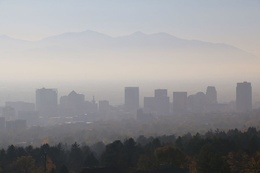
%> input picture code/dehaze_01.jpg, 260 x 173 px, shrunk from 1200 x 800 before the run
$ octave run_this.m   (GNU Octave 9; MATLAB toolbox functions it lacks are replaced by stand-ins)
%> lines starting %> are read from the running program, lines starting %| are printed output that depends on the picture; in (x1, y1, x2, y2) boxes, pixels count from 0 and x2, y2 are one past the last pixel; in counts of white or black regions, pixels touching at a corner belong together; the program's own positions count from 1
### code/dehaze.m
function [radiance] = dehaze( image, omega, w_size )
%Generalized method to get haze
%inputs:
%   - image: original image
%   - omega: application variable
%   - w_size: window size

if ~exist('omega', 'var')       %set omega initial value as 0.95
    omega = 0.95;
end

if ~exist('w_size', 'var')      %set window size initial value as 1
    w_size = 1;
end

[m, n, ~] = size(image);

dark_channel = get_dark_channel(image, w_size);     %Step1: get dark channel

atmosphere = get_atmosphere(image, dark_channel);   %Step1.5: get the atmosphere

depth_est = get_depth_estimate(image, atmosphere, omega, w_size);   %Step 2: estimate depth level

x = guided_filter(rgb2gray(image), depth_est, 15, 0.001);   %Step 3: Implemeting guided filter

depth = reshape(x, m, n);

radiance = get_radiance(image, depth, atmosphere);  %Last step: get radiance

end

### code/get_dark_channel.m
function dark_channel = get_dark_channel(image, w_size)
%inputs: original image and window size
%output: image of the dark channel

[x, y, ~] = size(image);        %size of the image

pad_size = floor(w_size/2);     %pad size using value of window size

padded_image = padarray(image, [pad_size pad_size], Inf);   %pad the image according to pad size

dark_channel = zeros(x, y);

%For every pixel(i,j) in the image, find out the darkest point within the
%range of (i ± window size, j ± window size)
for j = 1 : x
    for i = 1 : y
        patch = padded_image(j : j + (w_size-1), i : i + (w_size-1), :);
        dark_channel(j,i) = min(patch(:));
     end
end

end

### code/get_atmosphere.m
function atmosphere = get_atmosphere(image, dark_channel)
%inputs: original image and window size, image of the dark channel
%outputs: image of the atmosphere using dark channel

[m, n, ~] = size(image);
n_pixels = m * n;

n_search_pixels = floor(n_pixels * 0.01);

dark_vec = reshape(dark_channel, n_pixels, 1);

image_vec = reshape(image, n_pixels, 3);

[~, indices] = sort(dark_vec, 'descend');

accumulator = zeros(1, 3);

for k = 1 : n_search_pixels
    accumulator = accumulator + image_vec(indices(k),:);
end

atmosphere = accumulator / n_search_pixels;

end

### code/get_depth_estimate.m
function depth_est = get_depth_estimate(image, atmosphere, omega, w_size)
%   - original image: image
%   - result get from get_atmosphere: atmosphere
%   - software variable: omega
%   - window size: w_size

[m, n, ~] = size(image);

rep_atmosphere = repmat(reshape(atmosphere, [1, 1, 3]), m, n);

depth_est = 1 - omega * get_dark_channel( image ./ rep_atmosphere, w_size);

end

### code/guided_filter.m
function q = guided_filter(guide, target, radius, eps)

% Algorithm used from "Fast Guided Filter" (Algorithm 1)
% Cited: arXiv:1505.00996v1 [cs.CV]
%   - guidance image: guide (should be a gray-scale image)
%   - filtering input image: target (should be a gray-scale image)
%   - window radius: radius
%   - regularization parameter: eps

[h, w] = size(guide);

avg = window_sum_filter(ones(h, w), radius);

mean_g = window_sum_filter(guide, radius) ./ avg;
mean_t = window_sum_filter(target, radius) ./ avg;

corr_gg = window_sum_filter(guide .* guide, radius) ./ avg;
corr_gt = window_sum_filter(guide .* target, radius) ./ avg;

var_g = corr_gg - mean_g .* mean_g;
cov_gt = corr_gt - mean_g .* mean_t;

a = cov_gt ./ (var_g + eps);
b = mean_t - a .* mean_g;

mean_a = window_sum_filter(a, radius) ./ avg;
mean_b = window_sum_filter(b, radius) ./ avg;

q = mean_a .* guide + mean_b;

end

### code/window_sum_filter.m
function sum_img = window_sum_filter(image, r)
%helper function used to creates and sum up filters

[h, w] = size(image);
sum_img = zeros(size(image));

% y axis
im_cum = cumsum(image, 1);

sum_img(1:r+1, :) = im_cum(1+r:2*r+1, :);
sum_img(r+2:h-r, :) = im_cum(2*r+2:h, :) - im_cum(1:h-2*r-1, :);
sum_img(h-r+1:h, :) = repmat(im_cum(h, :), [r, 1]) - im_cum(h-2*r:h-r-1, :);

% x axis
im_cum = cumsum(sum_img, 2);

sum_img(:, 1:r+1) = im_cum(:, 1+r:2*r+1);
sum_img(:, r+2:w-r) = im_cum(:, 2*r+2:w) - im_cum(:, 1:w-2*r-1);
sum_img(:, w-r+1:w) = repmat(im_cum(:, w), [1, r]) - im_cum(:, w-2*r:w-r-1);

end

### code/get_radiance.m
function radiance = get_radiance(image, depth, atmosphere)
%inputs: improved image, depth level and atmosphere
%output: radiance of the image

[m, n, ~] = size(image);

rep_atmosphere = repmat(reshape(atmosphere, [1, 1, 3]), m, n);

max_transmission = repmat(max(depth, 0.1), [1, 1, 3]);

radiance = ((image - rep_atmosphere) ./ max_transmission) + rep_atmosphere;

end

### code/run_this.m
image = double(imread('dehaze_01.jpg'))/255;

image = imresize(image, 0.8);
%> image: size 139x208x3 double

result = dehaze(image, 0.95, 1);
%> after the loop in get_dark_channel, `for j = 1 : x`:
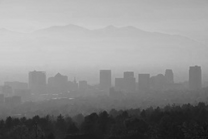
%> dark_channel: size 139x208 double; min 0.0667, max 0.823, mean 0.557
%> the loop in get_atmosphere, `for k = 1 : n_search_pixels` made 289 passes
%> accumulator on passes 1 to 3: [0.843 0.827 0.823], [1.67 1.65 1.65], [2.5 2.47 2.48]
%> after the loop in get_atmosphere, `for k = 1 : n_search_pixels`: accumulator = [238.5 236.6 236.1]
%> in get_atmosphere, `atmosphere = accumulator / n_search_pixels;`: atmosphere = [0.825 0.819 0.817]
%> in window_sum_filter, `sum_img(:, w-r+1:w) = repmat(im_cum(:, w), [1, r]) - im_cum(:, w-2*r:w..`: sum_img: size 139x208 double; min 256, max 961, mean 873.7
%> in window_sum_filter (call 2), `sum_img(h-r+1:h, :) = repmat(im_cum(h, :), [r, 1]) - im_cum(h-2*r:h-r-..`: sum_img: size 139x208 double; min 1.77, max 25.68, mean 17
%> in window_sum_filter (call 2), `sum_img(:, 1:r+1) = im_cum(:, 1+r:2*r+1);`: sum_img: size 139x208 double; min 1.77, max 792.8, mean 49
%> in window_sum_filter (call 2), `sum_img(:, w-r+1:w) = repmat(im_cum(:, w), [1, r]) - im_cum(:, w-2*r:w..`: sum_img: size 139x208 double; min 35.51, max 792.8, mean 506.1
%> in window_sum_filter (call 3), `sum_img(h-r+1:h, :) = repmat(im_cum(h, :), [r, 1]) - im_cum(h-2*r:h-r-..`: sum_img: size 139x208 double; min 1.59, max 26.95, mean 10.1
%> in window_sum_filter (call 3), `sum_img(:, 1:r+1) = im_cum(:, 1+r:2*r+1);`: sum_img: size 139x208 double; min 1.6, max 688.4, mean 24.5
%> in window_sum_filter (call 3), `sum_img(:, w-r+1:w) = repmat(im_cum(:, w), [1, r]) - im_cum(:, w-2*r:w..`: sum_img: size 139x208 double; min 25.67, max 822, mean 302.3
%> in guided_filter, `mean_t = window_sum_filter(target, radius) ./ avg;`:
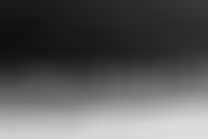
%> mean_t: size 139x208 double; min 0.0622, max 0.872, mean 0.354
%> in window_sum_filter (call 4), `sum_img(h-r+1:h, :) = repmat(im_cum(h, :), [r, 1]) - im_cum(h-2*r:h-r-..`: sum_img: size 139x208 double; min 0.196, max 21.27, mean 11.4
%> in window_sum_filter (call 4), `sum_img(:, 1:r+1) = im_cum(:, 1+r:2*r+1);`: sum_img: size 139x208 double; min 0.196, max 654.1, mean 34.2
%> in window_sum_filter (call 4), `sum_img(:, w-r+1:w) = repmat(im_cum(:, w), [1, r]) - im_cum(:, w-2*r:w..`: sum_img: size 139x208 double; min 4.99, max 654.1, mean 340.6
%> in guided_filter, `corr_gg = window_sum_filter(guide .* guide, radius) ./ avg;`:
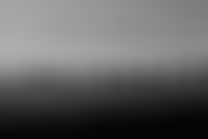
%> corr_gg: size 139x208 double; min 0.0158, max 0.684, mean 0.385
%> call 5 of window_sum_filter, with r = 15
%> in window_sum_filter (call 5), `sum_img(h-r+1:h, :) = repmat(im_cum(h, :), [r, 1]) - im_cum(h-2*r:h-r-..`:
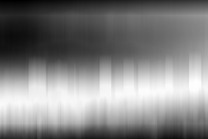
%> sum_img: size 139x208 double; min 1.28, max 6.75, mean 4.07; drawn with min black and max white
%> in window_sum_filter (call 5), `im_cum = cumsum(sum_img, 2);`:
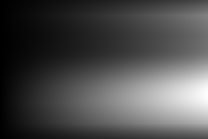
%> im_cum: size 139x208 double; min 1.31, max 1339.8, mean 406; drawn with min black and max white
%> in window_sum_filter (call 5), `sum_img(:, 1:r+1) = im_cum(:, 1+r:2*r+1);`:
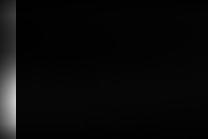
%> sum_img: size 139x208 double; 7.69% of pixels changed, all inside (x1, y1, x2, y2) = (0, 0, 16, 139)
%> in window_sum_filter (call 5), `sum_img(:, r+2:w-r) = im_cum(:, 2*r+2:w) - im_cum(:, 1:w-2*r-1);`:
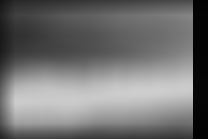
%> sum_img: size 139x208 double; min 1.86, max 206.5, mean 114.2

figure, imshow(image)
figure, imshow(result)
